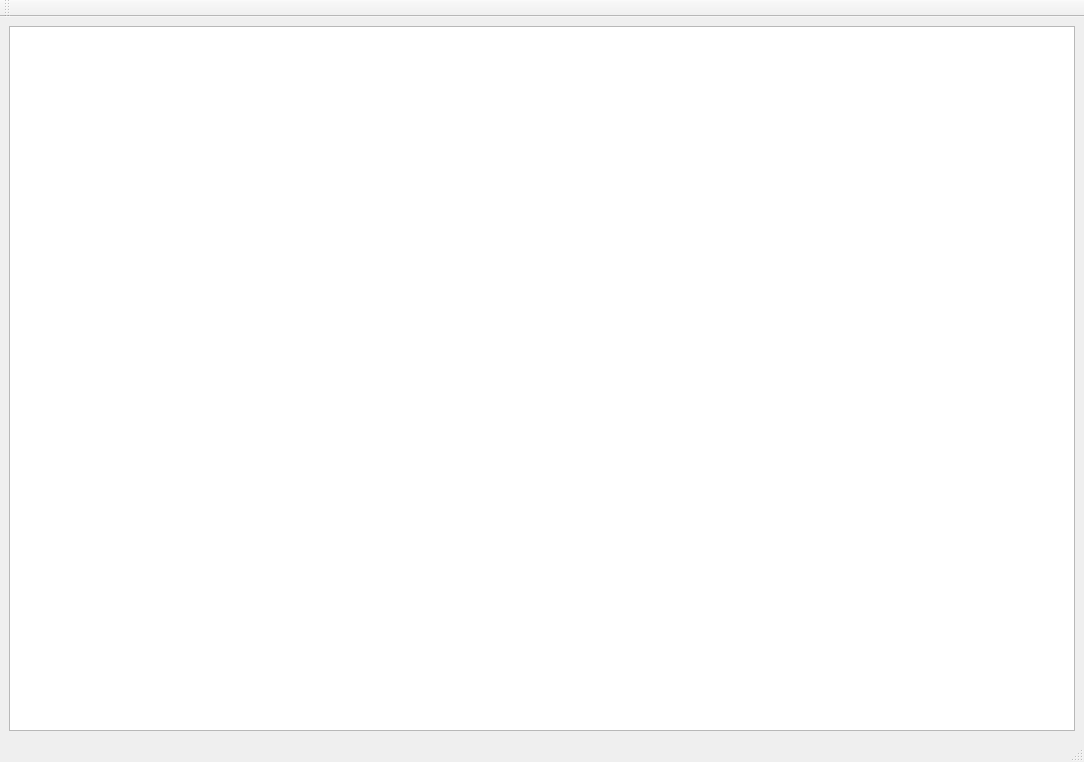
<?xml version="1.0" encoding="UTF-8"?>
<ui version="4.0">
 <class>MainWindow</class>
 <widget class="QMainWindow" name="MainWindow">
  <property name="geometry">
   <rect>
    <x>0</x>
    <y>0</y>
    <width>1084</width>
    <height>762</height>
   </rect>
  </property>
  <property name="windowTitle">
   <string>MainWindow</string>
  </property>
  <widget class="QWidget" name="centralwidget">
   <layout class="QGridLayout" name="gridLayout">
    <item row="0" column="0">
     <widget class="KeysTableView" name="keysTableView">
      <property name="dragEnabled">
       <bool>true</bool>
      </property>
      <property name="dragDropOverwriteMode">
       <bool>false</bool>
      </property>
      <property name="selectionMode">
       <enum>QAbstractItemView::SingleSelection</enum>
      </property>
      <property name="selectionBehavior">
       <enum>QAbstractItemView::SelectRows</enum>
      </property>
      <attribute name="horizontalHeaderStretchLastSection">
       <bool>true</bool>
      </attribute>
     </widget>
    </item>
   </layout>
  </widget>
  <widget class="QMenuBar" name="menubar">
   <property name="geometry">
    <rect>
     <x>0</x>
     <y>0</y>
     <width>1084</width>
     <height>21</height>
    </rect>
   </property>
  </widget>
  <widget class="QStatusBar" name="statusbar"/>
  <widget class="QToolBar" name="toolBar">
   <property name="sizePolicy">
    <sizepolicy hsizetype="Minimum" vsizetype="Minimum">
     <horstretch>0</horstretch>
     <verstretch>0</verstretch>
    </sizepolicy>
   </property>
   <property name="minimumSize">
    <size>
     <width>0</width>
     <height>0</height>
    </size>
   </property>
   <property name="maximumSize">
    <size>
     <width>16777215</width>
     <height>16777215</height>
    </size>
   </property>
   <property name="windowTitle">
    <string>toolBar</string>
   </property>
   <property name="iconSize">
    <size>
     <width>18</width>
     <height>18</height>
    </size>
   </property>
   <attribute name="toolBarArea">
    <enum>TopToolBarArea</enum>
   </attribute>
   <attribute name="toolBarBreak">
    <bool>false</bool>
   </attribute>
  </widget>
 </widget>
 <customwidgets>
  <customwidget>
   <class>KeysTableView</class>
   <extends>QTableView</extends>
   <header>keystableview.h</header>
  </customwidget>
 </customwidgets>
 <resources/>
 <connections/>
</ui>
